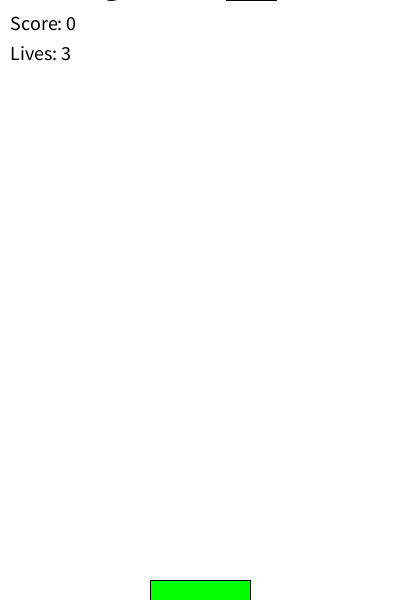
Frame 1 (no input)
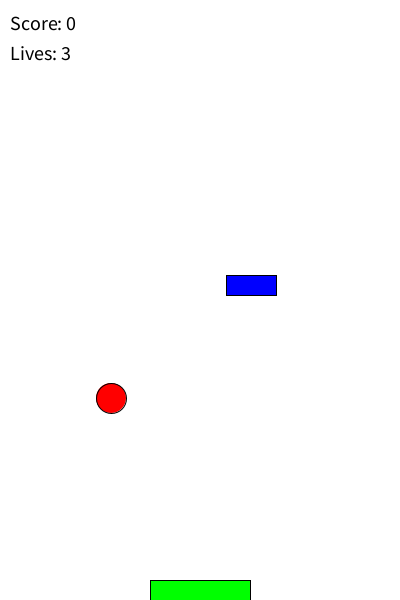
Frame 60 (the mouse pressed at the canvas centre just before this capture)
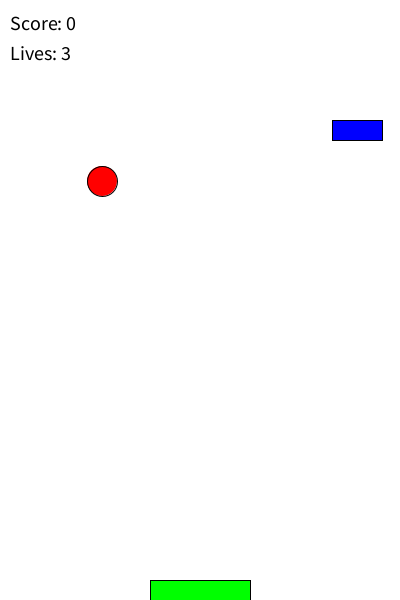
Frame 120 (the mouse held since frame 60 and released just before this capture)

The Processing sketch that drew these frames (run headless with seeded random() and noise(); from frame 60 on, the mouse is pressed at the canvas centre):

// Processing sketch: sketch_FallingBlock
// ── sketch_FallingBlock.pde
// Define variables
int platformWidth = 100; // Width of the platform
int platformHeight = 20; // Height of the platform
int platformSpeed = 15; // Speed of the platform
int blockWidth = 50; // Width of falling blocks
int blockHeight = 20; // Height of falling blocks
int bombWidth = 30; // Width of bombs
int bombHeight = 30; // Height of bombs
int blockSpeed = 5; // Speed of falling blocks
int bombSpeed = 7; // Speed of bombs
int score = 0; // Player score
int lives = 3; // Player lives
int platformX; // X-coordinate of the platform
int blockX, blockY; // Coordinates of falling blocks
int bombX, bombY; // Coordinates of bombs
boolean gameover = false; // Flag to indicate game over

void setup() {
  size(400, 600);
  platformX = width / 2 - platformWidth / 2;
  blockX = int(random(0, width - blockWidth));
  blockY = -blockHeight;
  bombX = int(random(0, width - bombWidth));
  bombY = -bombHeight;
}

void draw() {
  background(255);
  
  // Draw platform
  fill(0, 255, 0);
  rect(platformX, height - platformHeight, platformWidth, platformHeight);
  
  // Draw falling block
  fill(0, 0, 255);
  rect(blockX, blockY, blockWidth, blockHeight);
  
  // Draw bomb
  fill(255, 0, 0);
  ellipse(bombX + bombWidth / 2, bombY + bombHeight / 2, bombWidth, bombHeight);
  
  // Move falling block and bomb
  blockY += blockSpeed;
  bombY += bombSpeed;
  
  // Check collision with platform
  if (blockY + blockHeight >= height - platformHeight && blockX >= platformX && blockX + blockWidth <= platformX + platformWidth) {
    blockY = -blockHeight;
    blockX = int(random(0, width - blockWidth));
    score++;
  }
  
  // Check collision with bomb
  if (bombY + bombHeight >= height - platformHeight && bombX >= platformX && bombX + bombWidth <= platformX + platformWidth) {
    bombY = -bombHeight;
    bombX = int(random(0, width - bombWidth));
    lives--;
    if (lives <= 0) {
      gameover = true;
    }
  }
  
  // Check if falling block and bomb are out of bounds
  if (blockY > height || bombY > height) {
    blockY = -blockHeight;
    blockX = int(random(0, width - blockWidth));
    bombY = -bombHeight;
    bombX = int(random(0, width - bombWidth));
  }
  
  // Display score and lives
  fill(0);
  textSize(20);
  textAlign(LEFT);
  text("Score: " + score, 10, 30);
  text("Lives: " + lives, 10, 60);
  
  // Game over message
  if (gameover) {
    fill(255, 0, 0);
    textSize(40);
    textAlign(CENTER, CENTER);
    text("GAME OVER", width/2, height/2);
  }
}

// Move platform with arrow keys
void keyPressed() {
  if (keyCode == LEFT) {
    platformX -= platformSpeed;
  } else if (keyCode == RIGHT) {
    platformX += platformSpeed;
  }
  
  // Ensure platform stays within screen bounds
  platformX = constrain(platformX, 0, width - platformWidth);
}
